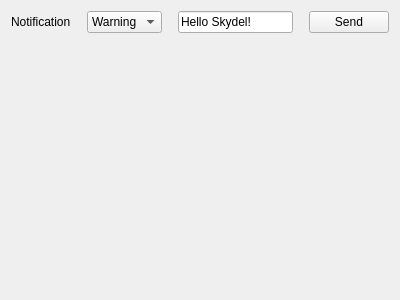
<?xml version="1.0" encoding="UTF-8"?>
<ui version="4.0">
 <class>SimplePluginView</class>
 <widget class="QWidget" name="SimplePluginView">
  <property name="geometry">
   <rect>
    <x>0</x>
    <y>0</y>
    <width>400</width>
    <height>300</height>
   </rect>
  </property>
  <property name="windowTitle">
   <string>Form</string>
  </property>
  <layout class="QGridLayout" name="gridLayout">
   <property name="spacing">
    <number>16</number>
   </property>
   <item row="0" column="1">
    <widget class="QComboBox" name="type">
     <property name="currentIndex">
      <number>1</number>
     </property>
     <item>
      <property name="text">
       <string>Info</string>
      </property>
     </item>
     <item>
      <property name="text">
       <string>Warning</string>
      </property>
     </item>
     <item>
      <property name="text">
       <string>Error</string>
      </property>
     </item>
    </widget>
   </item>
   <item row="1" column="0" colspan="4">
    <spacer name="verticalSpacer">
     <property name="orientation">
      <enum>Qt::Vertical</enum>
     </property>
     <property name="sizeHint" stdset="0">
      <size>
       <width>20</width>
       <height>40</height>
      </size>
     </property>
    </spacer>
   </item>
   <item row="0" column="0">
    <widget class="QLabel" name="label_2">
     <property name="text">
      <string>Notification</string>
     </property>
    </widget>
   </item>
   <item row="0" column="2">
    <widget class="QLineEdit" name="message">
     <property name="text">
      <string>Hello Skydel!</string>
     </property>
    </widget>
   </item>
   <item row="0" column="3">
    <widget class="QPushButton" name="sendNotification">
     <property name="text">
      <string>Send</string>
     </property>
    </widget>
   </item>
  </layout>
 </widget>
 <resources/>
 <connections/>
</ui>
